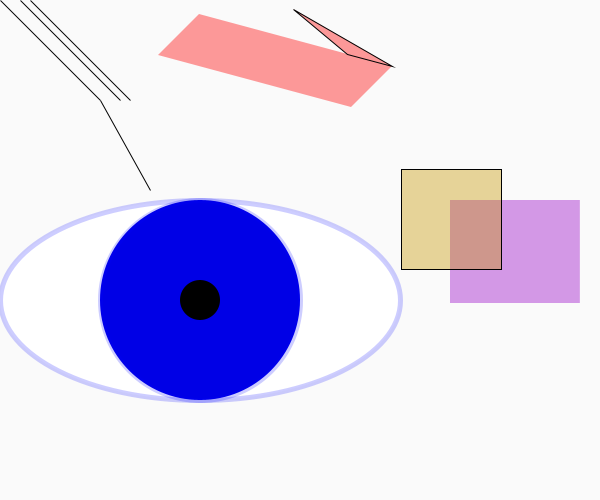
Frame 1 (no input)
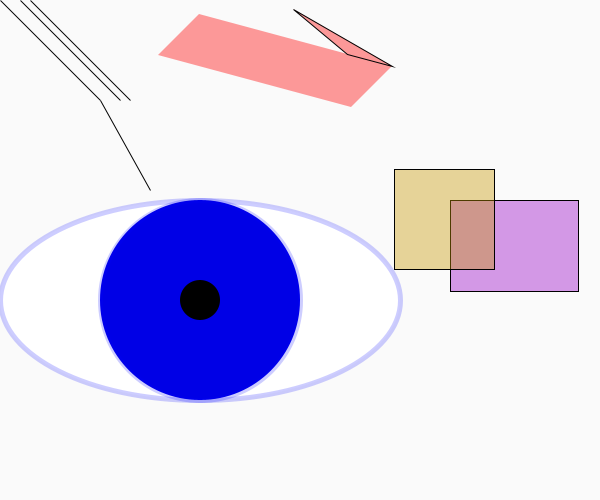
Frame 60 (the mouse pressed at the canvas centre just before this capture)
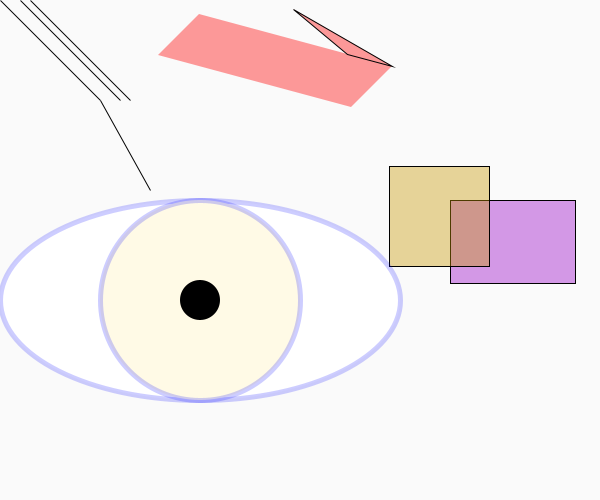
Frame 120 (the mouse held since frame 60 and released just before this capture)

The Processing sketch that drew these frames (run headless with seeded random() and noise(); from frame 60 on, the mouse is pressed at the canvas centre):

// Processing sketch: processing_155788
// ── processing_155788.pde

void setup() {       //instructions that are run ONLY when program starts
  background(0);     //sets initial background color (black)
  size(600, 500);    //sets size for program (x, y)
  //frameRate(30);   //sets framerate for program
  noStroke();        //turns off all outlines(we turn it on again later)
}

void draw() {        //the loop!
  background(250);   //overrides setup background with new near-white background every frame (try commenting it out!)
  
  fill(150, 0, 200, 100); //sets a color
  rectMode(CORNER); //set rectangle drawing mode to corner
  rect(450, 200, 100+cos(.1*frameCount)*30, 100+sin(.1*frameCount)*30);  // draw first rectangle (with motion! uses some trig)

  fill(200, 150, 0, 100);  //sets new color (remember, R, G, B, Alpha)
  stroke(0);   //sets stroke(outline) color to black
  //noFill();  //kills fill color (makes shapes empty/transparent)
  rectMode(CENTER); //sets rectangle mode to center
  rect(450 + sin(frameCount * 0.1) * 20, 200+cos(frameCount * 0.1) * 20, 100, 100); //draws second rectangle (now motion is on coordinates and not size) 

  // EYEBALLS
  stroke(0, 0, 255, 50); 
  strokeWeight(5);
  noSmooth();
  fill(255);
  ellipse(200, 300, 400, 200);
  fill(mouseX, mouseY, 230); 
  ellipse(200, 300, 200, 200);
  fill(0); 
  noStroke(); 
  ellipse(200, 300, 40, 40);


  stroke(0);
  strokeWeight(1);
  strokeCap(SQUARE); 
  line(0, 0, 100, 100); 
  line(100, 100, 150, 190);
  line(20, 0, 120, 100);
  line(30, 0, 130, 100);

  noStroke(); 
  fill(255, 0, 0, 100);
  quad(158, 55, 199, 14, 392, 66, 351, 107); 
  stroke(0); 
  triangle(347, 54, 293, 9, 392, 66);
}
